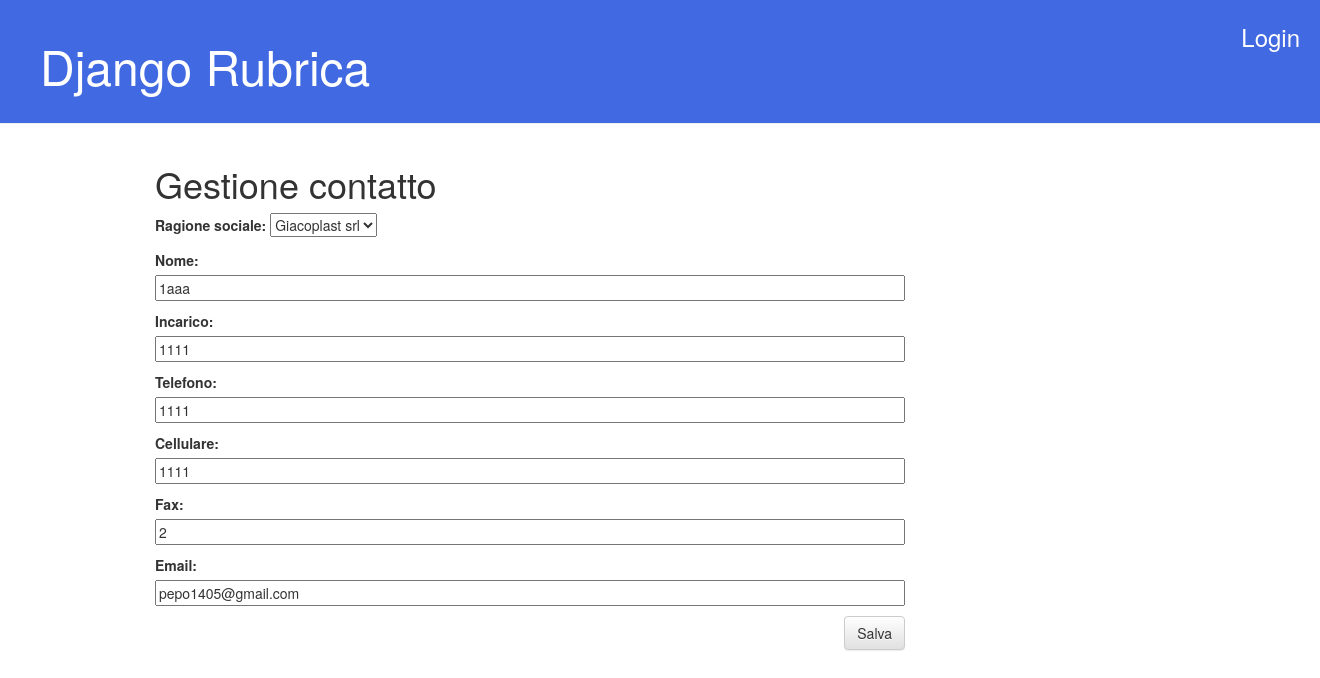
Page /nomi/5/editr/ on the committed database.
### nomi/models.py (models this page shows, shortened)
class Rubricar(models.Model):
	ragione_sociale = models.ForeignKey('Rubrica', on_delete=models.CASCADE)
	nome = models.CharField(max_length=200)
	incarico = models.CharField(max_length=200)
	telefono =  models.CharField(max_length=20, blank=True)
	cellulare =  models.CharField(max_length=20, blank=True)
	fax =  models.CharField(max_length=20, blank=True)
	email = models.EmailField(max_length=80,blank=True)
	class Meta:
		verbose_name="Nomi in Rubrica"
		verbose_name_plural="Nomi in Rubrica"

class Rubrica(models.Model):
	nome = models.CharField(max_length=200)
	indirizzo = models.TextField()
	telefono =  models.CharField(max_length=20, blank=True)
	cellulare =  models.CharField(max_length=20, blank=True)
	fax =  models.CharField(max_length=20, blank=True)
	email = models.EmailField(max_length=80,blank=True)
	def __str__(self):
		return self.nome
	class Meta:
		verbose_name="Rubrica"
		verbose_name_plural="Rubrica"

### nomi/views.py (the view)
# urls.py: url(r'^nomi/(?P<pk>[0-9]+)/editr/$', views.rubricar_edit, name='rubricar_edit'),
def rubricar_edit(request, pk):
    rubricar = get_object_or_404(Rubricar, pk=pk)
    if request.method == "POST":
        form = RubricarForm(request.POST, instance=rubricar)
        if form.is_valid():
            rubricar = form.save(commit=False)
            rubricar.save()
            return redirect('rubrica_list')
    else:
        form = RubricarForm(instance=rubricar)
    return render(request, 'nomi/rubricar_edit.html', {'form': form})

### nomi/forms.py
class RubricarForm(forms.ModelForm):
    class Meta:
        model = Rubricar
        fields = ('ragione_sociale', 'nome', 'incarico', 'telefono', 'cellulare', 'fax', 'email',)

### nomi/templates/nomi/rubricar_edit.html
{% extends 'nomi/base.html' %}
{% block content %}
    <h1>Gestione contatto</h1>
    <form method="POST" class="post-form">{% csrf_token %}
        {{ form.as_p }}
        <button type="submit" class="save btn btn-default">Salva</button>
    </form>
{% endblock %}

### nomi/static/css/nomi.css (style rules this page uses)
.save { float: right; }
.post-form textarea, .post-form input { width: 100%; }

### rows in the picture
Rubricar: ragione_sociale "Giacoplast srl", incarico "1111", telefono "1111", cellulare "1111", fax "2", email "pepo1405@gmail.com"
Rubrica: nome "1aaa"
